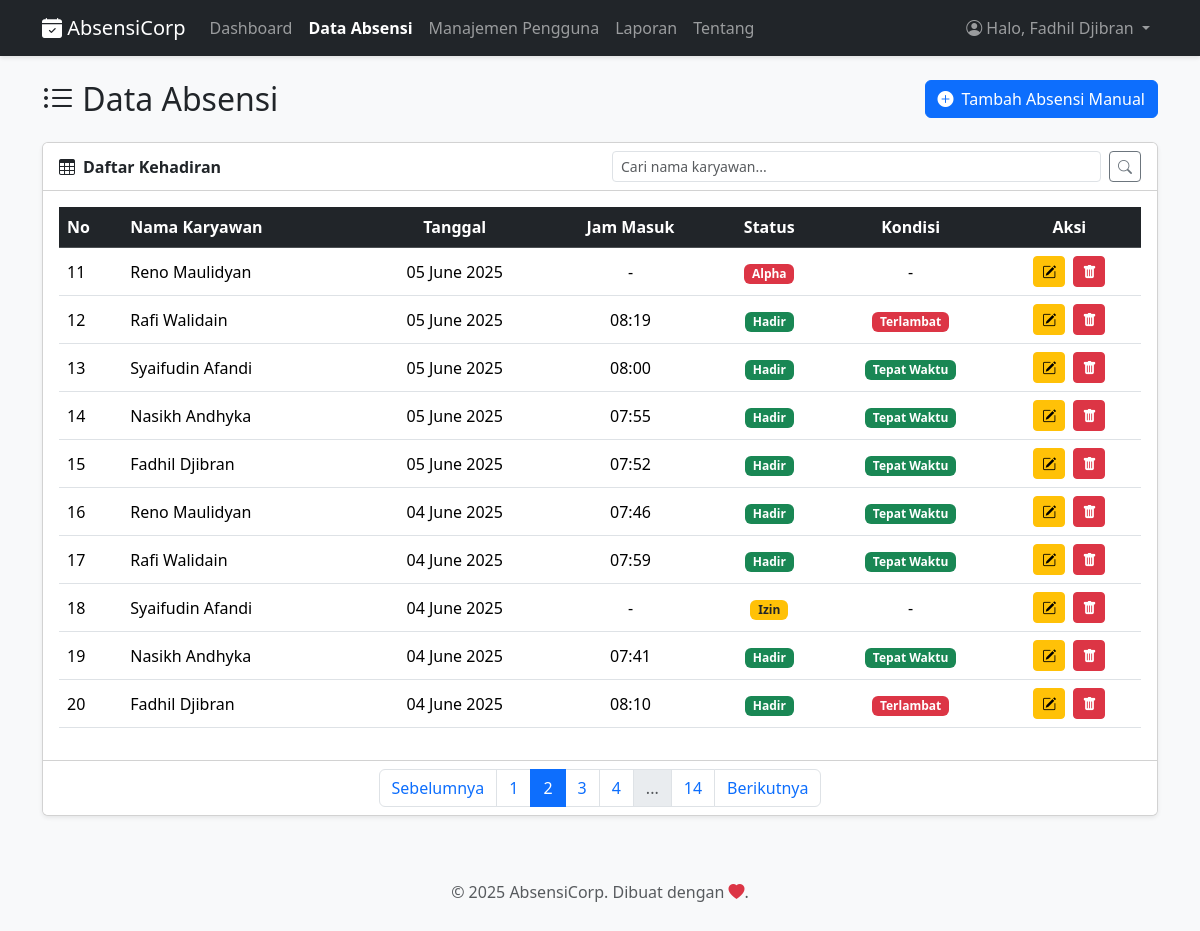
Screenshot of /halaman/absensi.php?&halaman=2 (signed in) with the database file from the repository.
### tables this page shows
CREATE TABLE `absensi` (
  `id` int(11) NOT NULL,
  `user_id` int(11) NOT NULL,
  `nama` varchar(100) NOT NULL,
  `tanggal` date NOT NULL,
  `jam_masuk` time DEFAULT NULL,
  `status` enum('Hadir','Izin','Sakit','Alpha') NOT NULL,
  `kondisi_masuk` enum('Tepat Waktu','Terlambat') DEFAULT NULL,
  `bukti_file` varchar(255) DEFAULT NULL
);

CREATE TABLE `users` (
  `id` int(11) NOT NULL,
  `username` varchar(50) NOT NULL,
  `password` varchar(255) NOT NULL,
  `role` varchar(255) NOT NULL DEFAULT 'karyawan'
);

### fungsi/proses_absensi.php (called while the page is built, shortened)
<?php
require_once '../config/config.php';
$page_title = "Data Absensi";
$batas = 10;
$halaman = isset($_GET['halaman']) && is_numeric($_GET['halaman']) ? (int)$_GET['halaman'] : 1;
$mulai = ($halaman > 0) ? (($halaman - 1) * $batas) : 0;
$cari = isset($_GET['cari']) ? trim($_GET['cari']) : '';
$params = [];
$types = '';
$where_clause = '';
$sql_data = "SELECT absensi.id, absensi.user_id, absensi.nama, absensi.tanggal, absensi.jam_masuk, absensi.status, absensi.kondisi_masuk, users.username
             FROM absensi
             LEFT JOIN users ON absensi.user_id = users.id"
            . $where_clause . " ORDER BY absensi.tanggal DESC, absensi.id DESC LIMIT ?, ?";
$params_for_data_query = $params;
$params_for_data_query[] = $mulai;
$params_for_data_query[] = $batas;
$types_for_data_query = $types . 'ii';
$stmt = $conn->prepare($sql_data);
if ($stmt) {
    if (!empty($types_for_data_query)) {
        $bind_args = array_merge([$types_for_data_query], $params_for_data_query);
        $refs = [];
        foreach ($bind_args as $key => $value) {
            $refs[$key] = &$bind_args[$key];
        }
        call_user_func_array([$stmt, 'bind_param'], $refs);
    }
    $stmt->execute();
    $result = $stmt->get_result();
} else {
    error_log("Gagal mempersiapkan statement utama: " . $conn->error);
    $result = new stdClass();
    $result->num_rows = 0;
}
$sql_hitung = "SELECT COUNT(absensi.id) AS total FROM absensi LEFT JOIN users ON absensi.user_id = users.id" . $where_clause;
$stmt_hitung = $conn->prepare($sql_hitung);
if ($stmt_hitung) {
    $stmt_hitung->execute();
    $total_result = $stmt_hitung->get_result()->fetch_assoc();
    $total = $total_result['total'] ?? 0;
    $jumlahHalaman = ceil($total / $batas);
} else {
    error_log("Gagal mempersiapkan statement hitung: " . $conn->error);
}
?>

### halaman/absensi.php (the view, shortened to what this page needs)
<?php
require_once '../fungsi/proses_absensi.php';
include '../includes/header.php';
?>
<div class="d-flex justify-content-between align-items-center mb-4">
    <h2 class="m-0"><i class="bi bi-list-ul"></i> <?php echo htmlspecialchars($page_title); ?></h2>
    <?php if ($_SESSION['role'] == 'admin'): ?>
        <a href="tambah_absensi.php" class="btn btn-primary"><i class="bi bi-plus-circle-fill me-2"></i>Tambah Absensi Manual</a>
    <?php endif; ?>
</div>
<div class="card shadow-sm">
    <div class="card-header bg-white">
        <div class="row align-items-center">
            <div class="col-md-6"><strong><i class="bi bi-table me-2"></i>Daftar Kehadiran</strong></div>
            <div class="col-md-6">
                <form method="GET" action="absensi.php" class="d-flex">
                    <input type="text" name="cari" class="form-control form-control-sm me-2" placeholder="Cari nama karyawan..." value="<?= htmlspecialchars($cari) ?>">
                    <button type="submit" class="btn btn-sm btn-outline-secondary"><i class="bi bi-search"></i></button>
                </form>
            </div>
        </div>
    </div>
    <div class="card-body">
        <div class="table-responsive">
            <table class="table table-hover align-middle">
                <thead class="table-dark">
                    <tr>
                        <th>No</th>
                        <th>Nama Karyawan</th>
                        <th class="text-center">Tanggal</th>
                        <th class="text-center">Jam Masuk</th>
                        <th class="text-center">Status</th>
                        <th class="text-center">Kondisi</th>
                        <th class="text-center">Aksi</th>
                    </tr>
                </thead>
                <tbody>
                    <?php
                    $no = $mulai + 1;
                    if ($result->num_rows > 0) {
                        while ($row = $result->fetch_assoc()) {
                            $status_color = 'secondary';
                            if ($row['status'] == 'Hadir') $status_color = 'success';
                            else if ($row['status'] == 'Izin') $status_color = 'warning text-dark';
                            else if ($row['status'] == 'Sakit') $status_color = 'info text-dark';
                            else if ($row['status'] == 'Alpha') $status_color = 'danger';
                            $kondisi_badge = '-';
                            if ($row['status'] == 'Hadir' && !empty($row['kondisi_masuk'])) {
                                if ($row['kondisi_masuk'] == 'Tepat Waktu') {
                                    $kondisi_badge = "<span class='badge bg-success'>Tepat Waktu</span>";
                                } elseif ($row['kondisi_masuk'] == 'Terlambat') {
                                    $kondisi_badge = "<span class='badge bg-danger'>Terlambat</span>";
                                }
                            }
                            echo "<tr>
                                <td>{$no}</td>
                                <td>" . htmlspecialchars($row['username'] ?? $row['nama']) . "</td>
                                <td class='text-center'>" . date('d F Y', strtotime($row['tanggal'])) . "</td>
                                <td class='text-center'>" . ($row['jam_masuk'] ? date('H:i', strtotime($row['jam_masuk'])) : '-') . "</td>
                                <td class='text-center'><span class='badge bg-{$status_color}'>" . htmlspecialchars($row['status']) . "</span></td>
                                <td class='text-center'>{$kondisi_badge}</td>
                                <td class='text-center'>";
                                if ($_SESSION['role'] == 'admin') {
                                    echo "<a href='edit_absensi.php?id={$row['id']}' class='btn btn-warning btn-sm me-1' title='Edit'><i class='bi bi-pencil-square'></i></a>
                                          <button type='button' class='btn btn-danger btn-sm delete-btn' title='Hapus' data-bs-toggle='modal' data-bs-target='#deleteModal' data-id='{$row['id']}' data-nama='" . htmlspecialchars($row['username'] ?? $row['nama']) . "'>
                                              <i class='bi bi-trash-fill'></i>
                                          </button>";
                                } else { echo "-"; }
                                echo "</td>
                            </tr>";
                            $no++;
                        }
                    } else { echo "<tr><td colspan='7' class='text-center text-muted'>Tidak ada data absensi yang ditemukan.</td></tr>"; }
                    ?>
                </tbody>
            </table>
        </div>
    </div>
    <div class="card-footer bg-white">
        <?php
        if ($jumlahHalaman > 1) {
            $parameter_lainnya = [];
            $parameter_query = http_build_query($parameter_lainnya);
            $url_awal = 'absensi.php?' . $parameter_query . '&halaman=';
            echo '<nav aria-label="Navigasi Halaman"><ul class="pagination justify-content-center m-0">';
            $disabled_sebelumnya = ($halaman <= 1) ? "disabled" : "";
            $halaman_sebelumnya = $halaman - 1;
            echo "<li class='page-item {$disabled_sebelumnya}'><a class='page-link' href='{$url_awal}{$halaman_sebelumnya}'>Sebelumnya</a></li>";
            $jarak = 2;
            $mulai_loop = max(1, $halaman - $jarak);
            $selesai_loop = min($jumlahHalaman, $halaman + $jarak);
            for ($i = $mulai_loop; $i <= $selesai_loop; $i++) {
                $active_class = ($i == $halaman) ? "active" : "";
                echo "<li class='page-item {$active_class}'><a class='page-link' href='{$url_awal}{$i}'>{$i}</a></li>";
            }
            if ($selesai_loop < $jumlahHalaman) {
                if ($selesai_loop < $jumlahHalaman - 1) {
                    echo "<li class='page-item disabled'><span class='page-link'>...</span></li>";
                }
                echo "<li class='page-item'><a class='page-link' href='{$url_awal}{$jumlahHalaman}'>{$jumlahHalaman}</a></li>";
            }
            $disabled_berikutnya = ($halaman >= $jumlahHalaman) ? "disabled" : "";
            $halaman_berikutnya = $halaman + 1;
            echo "<li class='page-item {$disabled_berikutnya}'><a class='page-link' href='{$url_awal}{$halaman_berikutnya}'>Berikutnya</a></li>";
            echo '</ul></nav>';
        }
        ?>
    </div>
</div>
<?php
include '../includes/footer.php';
?>

### includes/header.php (style rules this page uses)
body { background-color: #f8f9fa; }

### rows the page displays
absensi: user.username "Reno Maulidyan", tanggal "05 June 2025", status "Alpha", kondisi_badge "-"
absensi: user.username "Rafi Walidain", tanggal "05 June 2025", jam_masuk "08:19", status "Hadir", kondisi_masuk "Terlambat"
absensi: user.username "Syaifudin Afandi", tanggal "05 June 2025", jam_masuk "08:00", status "Hadir", kondisi_masuk "Tepat Waktu"
absensi: user.username "Nasikh Andhyka", tanggal "05 June 2025", jam_masuk "07:55", status "Hadir", kondisi_masuk "Tepat Waktu"
absensi: user.username "Fadhil Djibran", tanggal "05 June 2025", jam_masuk "07:52", status "Hadir", kondisi_masuk "Tepat Waktu"
absensi: user.username "Reno Maulidyan", tanggal "04 June 2025", jam_masuk "07:46", status "Hadir", kondisi_masuk "Tepat Waktu"
absensi: user.username "Rafi Walidain", tanggal "04 June 2025", jam_masuk "07:59", status "Hadir", kondisi_masuk "Tepat Waktu"
absensi: user.username "Syaifudin Afandi", tanggal "04 June 2025", status "Izin", kondisi_badge "-"
absensi: user.username "Nasikh Andhyka", tanggal "04 June 2025", jam_masuk "07:41", status "Hadir", kondisi_masuk "Tepat Waktu"
absensi: user.username "Fadhil Djibran", tanggal "04 June 2025", jam_masuk "08:10", status "Hadir", kondisi_masuk "Terlambat"

### other values shown
$_SESSION['username'] "Fadhil Djibran"
$page_title "Data Absensi"
$jumlahHalaman "14"
